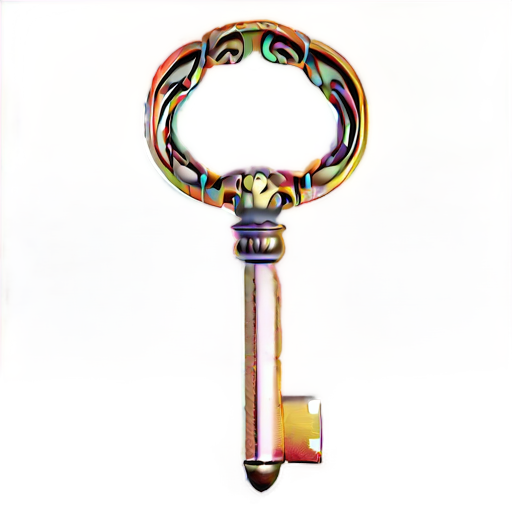
#> input picture src/sample/fixed_fixtures/objects/fixed_object.selected.png, 512 x 512 px
$ python -i preprocessing.py   (imports and definitions only)
#> lines starting #> are read from the running program, lines starting #| are printed output that depends on the picture; after the words box and inside, x2 and y2 are one past the last pixel; in counts of white or black regions, pixels touching at a corner belong together
"""Animate pipeline image preprocessing.

White-anchor background cleaning and canvas padding for WAN I2V input.
Pure domain logic — external dependencies are PIL only (already in engine).
"""

from __future__ import annotations

import logging
from pathlib import Path
from typing import Any

from PIL import Image, ImageFilter

logger = logging.getLogger(__name__)

# 이 임계값 이하의 이미지는 업스케일 대상
UPSCALE_THRESHOLD = 200


def white_anchor(image: Image.Image, tolerance: int = 30) -> Image.Image:
    """Clean background to pure white and sharpen character edges.

    Only applied when background is bright (mean > 200).
    Uses flood-fill from border to identify connected background pixels.
    """
    import numpy as np
    from scipy import ndimage

    arr = np.array(image.convert("RGB"))
    h, w = arr.shape[:2]

    bs = max(3, h // 20)
    border = np.concatenate([
        arr[:bs, :].reshape(-1, 3),
        arr[-bs:, :].reshape(-1, 3),
        arr[:, :bs].reshape(-1, 3),
        arr[:, -bs:].reshape(-1, 3),
    ])
    bg_mean = border.mean(axis=0)

    if bg_mean.mean() < 200:
        return image

    is_bg_color = np.all(np.abs(arr.astype(int) - bg_mean) < tolerance, axis=2)
    labeled, _ = ndimage.label(is_bg_color)
    border_labels = (
        set(labeled[0, :].tolist())
        | set(labeled[-1, :].tolist())
        | set(labeled[:, 0].tolist())
        | set(labeled[:, -1].tolist())
    )
    border_labels.discard(0)
    bg_mask = np.zeros((h, w), dtype=bool)
    for lbl in border_labels:
        bg_mask |= labeled == lbl

    result = arr.copy()
    result[bg_mask] = 255

    sharpened = Image.fromarray(result).filter(
        ImageFilter.UnsharpMask(radius=1, percent=120, threshold=3)
    )
    s_arr = np.array(sharpened)
    s_arr[bg_mask] = 255

    return Image.fromarray(s_arr)


def _compute_scale_factor(ow: int, oh: int, canvas_size: int, target_ratio: float = 0.65) -> float:
    """Calculate upscale factor so the image fills ~target_ratio of canvas."""
    target_px = int(canvas_size * target_ratio)
    factor = target_px / max(ow, oh)
    return min(factor, 8.0)


def preprocess_image_simple(
    image_path: str | Path,
    output_path: str | Path,
    width: int = 480,
    height: int = 480,
    scale: float = 0.65,
    headroom_top: float = 0.18,
    headroom_bottom: float = 0.15,
    upscaler: Any = None,
    art_style: str = "unknown",
) -> Path:
    """Preprocess image with white background for WAN I2V input."""
#> called with output_path = 'out.png', width = 480, height = 480, scale = 0.65, headroom_top = 0.18, headroom_bottom = 0.15, art_style = 'unknown'
    src = Image.open(image_path).convert("RGBA")
#> src is the input picture: PIL image 512x512 RGBA; mean R, G, B, A 226.4, 221.2, 211.1, 52.9
    ow, oh = src.size
#> ow = 512; oh = 512

    # 소형 이미지 업스케일: max 변이 임계값 미만이면 업스케일
    if upscaler and max(ow, oh) < UPSCALE_THRESHOLD:
        factor = _compute_scale_factor(ow, oh, width)
        upscaled_path = upscaler.upscale(Path(image_path), factor, art_style)
        src = Image.open(upscaled_path).convert("RGBA")
        logger.info("[Preprocess] 업스케일 %dx%d -> %dx%d (x%.1f)", ow, oh, *src.size, factor)
        ow, oh = src.size

    if ow <= width and oh <= height:
        target_w, target_h = ow, oh
        src_resized = src
    else:
        target_w = int(width * scale)
        ratio = target_w / ow
#> ratio = 0.609
        target_h = int(oh * ratio)
#> target_h = 312
        if target_h > height:
            target_h = int(height * scale)
            ratio = target_h / oh
            target_w = int(ow * ratio)
        src_resized = src.resize((target_w, target_h), Image.Resampling.LANCZOS)

    canvas = Image.new("RGBA", (width, height), (255, 255, 255, 255))
#> canvas: PIL image 480x480 RGBA; every value is 255

    x = (width - target_w) // 2
    y = int(height * headroom_top)
    if y + target_h > height - int(height * headroom_bottom):
        y = max(0, height - target_h - int(height * headroom_bottom))

    canvas.paste(src_resized, (x, y), src_resized)
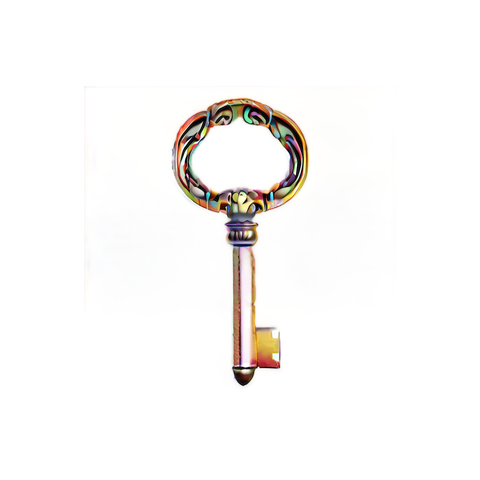
#> canvas: PIL image 480x480 RGBA; mean R, G, B, A 249.1, 247.6, 246.4, 247.3; transparent parts drawn white
    result = white_anchor(canvas.convert("RGB"))
#> in white_anchor, `bg_mean = border.mean(axis=0)`: bg_mean = [255, 255, 255]
#> in white_anchor, `is_bg_color = np.all(np.abs(arr.astype(int) - bg_mean) < tolerance, ax..`:
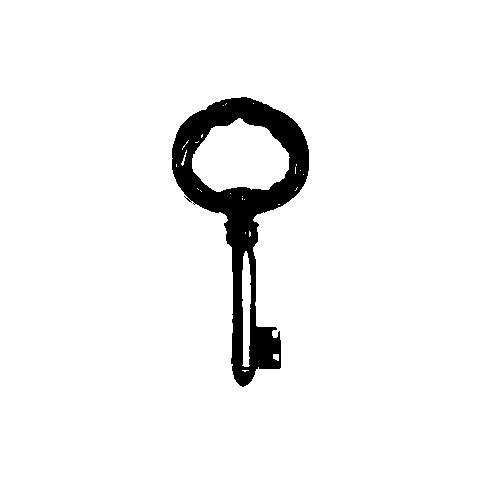
#> is_bg_color: shape (480, 480) bool; 94.9% white; 1 black region, box (x1, y1, x2, y2) and area: (172, 97, 309, 387) 11758
#> in white_anchor, `labeled, _ = ndimage.label(is_bg_color)`:
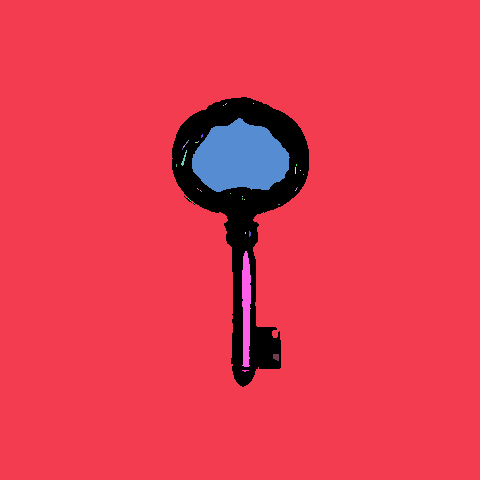
#> labeled: shape (480, 480) int32; 42 distinct labels, from 0 to 41; one colour per label, 0 black
#> in white_anchor, `border_labels = ( set(labeled[0, :].tolist()) | set(labeled[-1, :].tol..`: border_labels = 1 item
#> the loop in white_anchor, `for lbl in border_labels:` made 1 pass
#> pass 1, in white_anchor, `bg_mask |= labeled == lbl`:
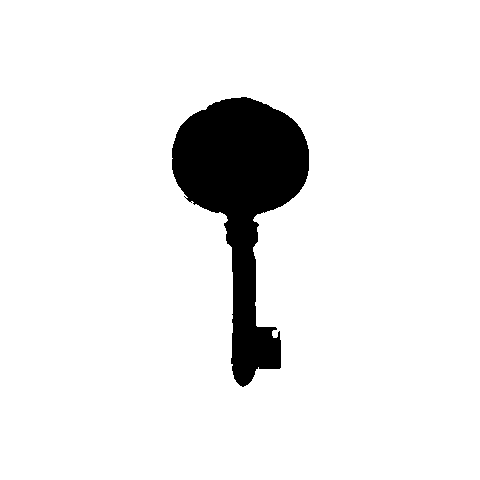
#> bg_mask: shape (480, 480) bool; 92.2% white; 1 black region, box (x1, y1, x2, y2) and area: (172, 97, 309, 387) 17935

    out = Path(output_path)
    result.save(out)

    scaled_str = "원본유지" if (target_w == ow and target_h == oh) else "축소"
#> scaled_str = '축소'
    logger.info(
        f"[Preprocess] {ow}x{oh} -> {target_w}x{target_h} ({scaled_str}) "
        f"pos=({x},{y}) canvas={width}x{height}"
    )
    return out

>>> result = preprocess_image_simple('../../../../sample/fixed_fixtures/objects/fixed_object.selected.png', 'out.png')
